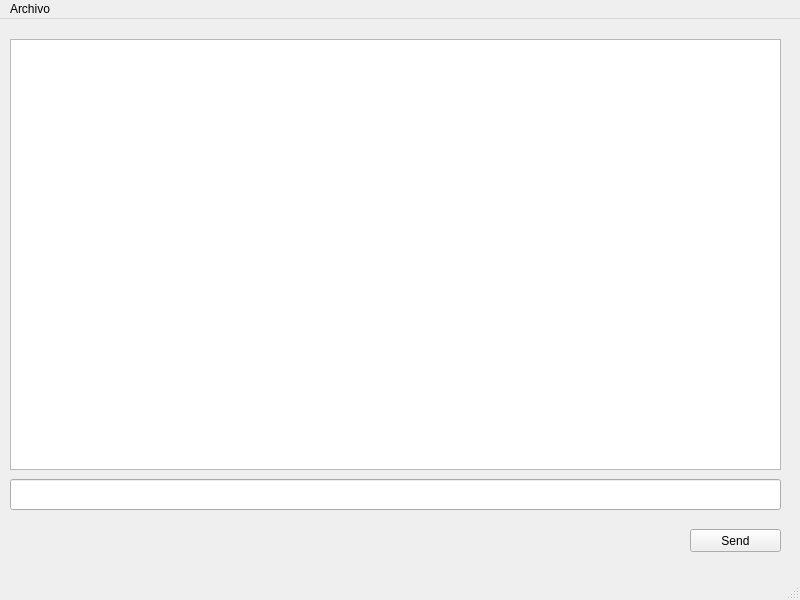
<?xml version="1.0" encoding="UTF-8"?>
<ui version="4.0">
 <class>MainWindow</class>
 <widget class="QMainWindow" name="MainWindow">
  <property name="geometry">
   <rect>
    <x>0</x>
    <y>0</y>
    <width>800</width>
    <height>600</height>
   </rect>
  </property>
  <property name="windowTitle">
   <string>Chat TCP/IP</string>
  </property>
  <widget class="QWidget" name="centralwidget">
   <widget class="QTextBrowser" name="textBrowserChat">
    <property name="geometry">
     <rect>
      <x>10</x>
      <y>20</y>
      <width>771</width>
      <height>431</height>
     </rect>
    </property>
   </widget>
   <widget class="QPushButton" name="pushButtonSendMessage">
    <property name="geometry">
     <rect>
      <x>690</x>
      <y>510</y>
      <width>91</width>
      <height>23</height>
     </rect>
    </property>
    <property name="text">
     <string>Send</string>
    </property>
   </widget>
   <widget class="QLineEdit" name="lineEditMessage">
    <property name="geometry">
     <rect>
      <x>10</x>
      <y>460</y>
      <width>771</width>
      <height>31</height>
     </rect>
    </property>
   </widget>
  </widget>
  <widget class="QMenuBar" name="menubar">
   <property name="geometry">
    <rect>
     <x>0</x>
     <y>0</y>
     <width>800</width>
     <height>21</height>
    </rect>
   </property>
   <widget class="QMenu" name="menuFile">
    <property name="title">
     <string>Archivo</string>
    </property>
    <addaction name="actionLanzarServidor"/>
   </widget>
   <addaction name="menuFile"/>
  </widget>
  <widget class="QStatusBar" name="statusbar"/>
  <action name="actionLanzarServidor">
   <property name="text">
    <string>Lanzar servidor</string>
   </property>
  </action>
 </widget>
 <resources/>
 <connections>
  <connection>
   <sender>lineEditMessage</sender>
   <signal>returnPressed()</signal>
   <receiver>pushButtonSendMessage</receiver>
   <slot>click()</slot>
   <hints>
    <hint type="sourcelabel">
     <x>395</x>
     <y>496</y>
    </hint>
    <hint type="destinationlabel">
     <x>735</x>
     <y>542</y>
    </hint>
   </hints>
  </connection>
 </connections>
</ui>
